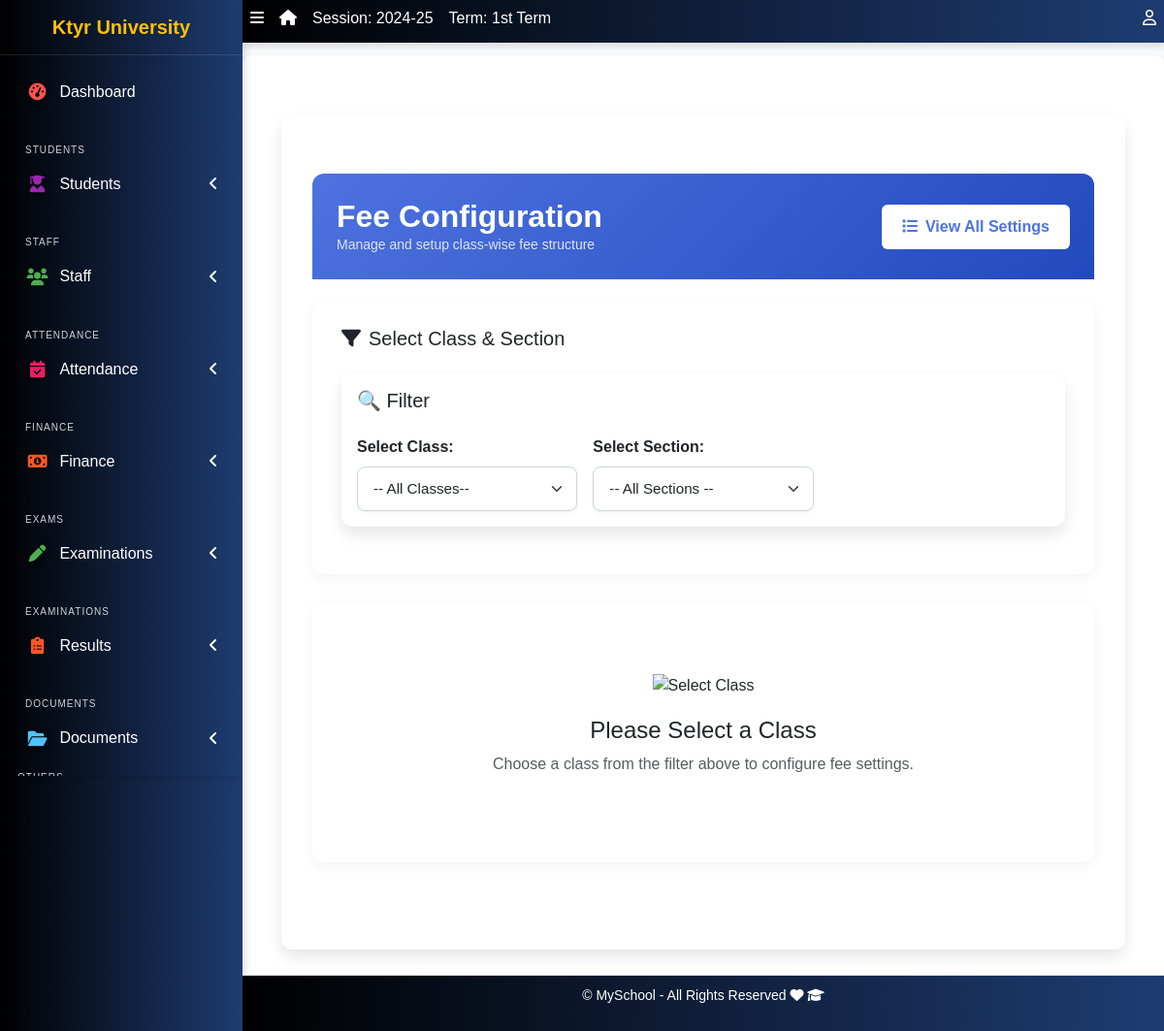
Page /fees/settings/ on the committed database.
### apps/corecode/models.py (models this page shows, shortened)
class AcademicSession(models.Model):
    name = models.CharField(max_length=200, unique=True)
    current = models.BooleanField(default=True)
    class Meta:
        ordering = ["-name"]

class AcademicTerm(models.Model):
    name = models.CharField(max_length=20, unique=True)
    current = models.BooleanField(default=True)
    class Meta:
        ordering = ["name"]

class CollegeProfile(models.Model):
    college_name = models.CharField(max_length=255)
    college_address = models.TextField()
    college_email = models.EmailField()
    college_phone = models.CharField(max_length=15)
    college_logo = models.ImageField(upload_to='college_logos/', blank=True, null=True)
    established_year = models.PositiveIntegerField()
    principal_name = models.CharField(max_length=255)
    college_type = models.CharField(max_length=50, choices=[
        ('Government', 'Government'),
        ('Private', 'Private'),
        ('Semi-Government', 'Semi-Government'),
    ])
    admin_email = models.EmailField()
    admin_contact = models.CharField(max_length=15)
    facebook_link = models.URLField(blank=True, null=True)
    twitter_link = models.URLField(blank=True, null=True)
    linkedin_link = models.URLField(blank=True, null=True)

### apps/corecode/views.py (the view, shortened to what this page needs)
# urls.py: path("fees/settings/", views.fee_settings, name="fee_settings"),
def fee_settings(request):
    selected_class_id = request.GET.get('class_name')
    selected_section = request.GET.get('section', '')
    filter_form = ClassSectionFilterForm(request.GET)
    context = {
        'filter_form': filter_form,
        'selected_class': None,
        'selected_section': selected_section,
        'existing_fees': None
    }
    return render(request, 'corecode/fee_settings.html', context)

### apps/corecode/templates/corecode/fee_settings.html (shortened to what this page needs)
{% extends "base.html" %}
{% load static %}
{% block content %}
<head>
</head>
<div class="fee-settings-container">
    <div class="container">
        <div class="card-header-custom mb-4">
            <div>
                <h2>Fee Configuration</h2>
                <p>Manage and setup class-wise fee structure</p>
            </div>
            <a href="{% url 'fee_settings_list' %}" class="btn btn-view">
                <i class="fas fa-list me-2"></i>View All Settings
            </a>
        </div>
        <div class="card-custom">
            <h5 class="mb-3"><i class="fas fa-filter me-2"></i>Select Class & Section</h5>
            {% include 'includes/class_section_filter.html' with filter_form=filter_form show_search=False %}
        </div>
        <div class="card-custom">
            {% if selected_class %}
            <form method="post" action="" id="feeSettingsForm">
                {% csrf_token %}
                <input type="hidden" name="class_id" id="selectedClassId" value="{{ selected_class.id }}">
                <input type="hidden" name="section" id="selectedSection" value="{{ selected_section|default:'' }}">
                <div class="row mb-4">
                    <div class="col-md-6">
                        <label for="frequency" class="form-label">Fee Frequency</label>
                        <select class="form-select" id="frequency" name="frequency" required>
                            <option value="">Select Frequency...</option>
                            <option value="Monthly" {% if fee_settings.frequency == 'Monthly' %}selected{% endif %}>Monthly</option>
                            <option value="Quarterly" {% if fee_settings.frequency == 'Quarterly' %}selected{% endif %}>Quarterly</option>
                            <option value="Half-Yearly" {% if fee_settings.frequency == 'Half-Yearly' %}selected{% endif %}>Half-Yearly</option>
                            <option value="Annually" {% if fee_settings.frequency == 'Annually' %}selected{% endif %}>Annually</option>
                        </select>
                    </div>
                    <div class="col-md-6">
                        <label for="due_date" class="form-label">Due Date</label>
                        <input type="date" class="form-control" id="due_date" name="due_date" value="{{ fee_settings.due_date|date:'Y-m-d' }}" required>
                    </div>
                </div>
                <div class="table-responsive">
                    <table class="table table-bordered table-hover" id="feeTable">
                        <thead>
                            <tr>
                                <th>Fee Type</th>
                                <th>Amount (₹)</th>
                                <th>Late Fee (₹)</th>
                                <th>Discount (%)</th>
                                <th>Action</th>
                            </tr>
                        </thead>
                        <tbody>
                            {% if existing_fees %}
                                {% for fee in existing_fees %}
                                <tr class="fee-row">
                                    <td><input type="text" class="form-control" name="fee_type[]" value="{{ fee.fee_type }}" required></td>
                                    <td><input type="number" class="form-control amount" name="amount[]" value="{{ fee.amount }}" required></td>
                                    <td><input type="number" class="form-control" name="late_fee[]" value="{{ fee.late_fee }}"></td>
                                    <td><input type="number" class="form-control discount" name="discount[]" value="{{ fee.discount }}"></td>
                                    <td><button type="button" class="btn-remove-fee"><i class="fas fa-trash"></i></button></td>
                                </tr>
                                {% endfor %}
                            {% else %}
                                <tr class="fee-row">
                                    <td><input type="text" class="form-control" name="fee_type[]" placeholder="e.g., Tuition Fee" required></td>
                                    <td><input type="number" class="form-control amount" name="amount[]" required></td>
                                    <td><input type="number" class="form-control" name="late_fee[]"></td>
                                    <td><input type="number" class="form-control discount" name="discount[]"></td>
                                    <td><button type="button" class="btn-remove-fee"><i class="fas fa-trash"></i></button></td>
                                </tr>
                            {% endif %}
                        </tbody>
                    </table>
                </div>
                <button type="button" class="btn btn-add-fee mt-3" id="add-fee">
                    <i class="fas fa-plus me-2"></i>Add More Fee
                </button>
                <div class="total-amount mt-4">
                    <div class="row align-items-center">
                        <div class="col">
                            <h4 class="mb-0">Total Fees</h4>
                            <small class="text-muted">Including all discounts</small>
                        </div>
                        <div class="col-auto">
                            <h3 class="mb-0">₹<span id="total-amount">0</span></h3>
                        </div>
                    </div>
                </div>
                <div class="text-end">
                    <button type="submit" class="save-btn"><i class="fas fa-save me-2"></i>Save Fee Settings</button>
                </div>
            </form>
            {% else %}
            <div class="text-center py-5">
                <img src="{% static 'img/select-class.svg' %}" alt="Select Class" style="width: 200px; margin-bottom: 20px;">
                <h4>Please Select a Class</h4>
                <p class="text-muted">Choose a class from the filter above to configure fee settings.</p>
            </div>
            {% endif %}
        </div>
    </div>
</div>
{% endblock %}

### templates/base.html (shortened to what this page needs)
{% load static %}
<!DOCTYPE html>
<html lang="en">
<head>
  <link rel="stylesheet" href="{% static 'dist/css/preload.css' %}">
  <link rel="stylesheet" href="{% static 'plugins/fontawesome-free/css/all.min.css' %}">
  <link rel="stylesheet" href="{% static 'plugins/toastr/toastr.min.css' %}">
<link rel="stylesheet" href="https://cdn.jsdelivr.net/npm/bootstrap-icons/font/bootstrap-icons.css">
    <link rel="stylesheet" href="https://cdnjs.cloudflare.com/ajax/libs/font-awesome/6.5.0/css/all.min.css">
  <link rel="stylesheet"
    href="{% static 'plugins/overlayScrollbars/css/OverlayScrollbars.min.css' %}">
  <link rel="stylesheet" href="{% static 'plugins/Datatables/datatables.min.css' %}" />
  <link rel="stylesheet" href="{% static 'dist/css/adminlte.min.css' %}">
  <link rel="stylesheet" href="https://cdnjs.cloudflare.com/ajax/libs/font-awesome/6.0.0-beta3/css/all.min.css">
  <link rel="stylesheet" href="https://cdn.jsdelivr.net/npm/bootstrap@5.3.0/dist/css/bootstrap.min.css">
  <link rel="stylesheet" href="{% static 'dist/css/style.css' %}">
  <link rel="stylesheet" href="{% static 'dist/css/sidebar-fix.css' %}">
</head>
<body class="hold-transition sidebar-mini layout-fixed layout-navbar-fixed layout-footer-fixed">
  <div class="wrapper">
    <nav class="main-header navbar navbar-expand navbar-dark">
      <ul class="navbar-nav">
        <li class="nav-item">
          <a class="nav-link" data-widget="pushmenu" href="#" role="button"><i
              class="fas fa-bars"></i></a>
        </li>
        <li class="nav-item d-none d-sm-inline-block">
          <a href="{% url 'home' %} " class="nav-link"><i class="fa fa-home"></i></a>
        </li>
        <li class="nav-item d-none d-sm-inline-block">
          <a href="{% url 'current-session' %}" class="nav-link">Session: {{ current_session }}</a>
        </li>
        <li class="nav-item d-none d-sm-inline-block">
          <a href="{% url 'current-session' %}" class="nav-link">Term: {{ current_term }}</a>
        </li>
      </ul>
      <ul class="navbar-nav ml-auto">
        <li class="nav-item dropdown">
          <a class="nav-link" data-toggle="dropdown" href="#">
            <i class="far fa-user"></i>
          </a>
        </li>
      </ul>
    </nav>
    <aside class="main-sidebar sidebar-dark-primary">
      <a href="{% url 'home' %}" class="brand-link">{{ profile.college_name | default:"MySchool" }}</a>
<div class="sidebar">
  <nav class="mt-2">
      <ul class="nav nav-pills nav-sidebar flex-column" data-widget="treeview" role="menu" data-accordion="false">
          <li class="nav-item">
              <a href="{% url 'home' %}" class="nav-link {% if request.resolver_match.url_name == 'home' %}active{% endif %}">
                  <i class="nav-icon fas fa-tachometer-alt" style="color: #ff5733; text-shadow: 2px 2px 5px rgba(0, 0, 0, 0.3);"></i>
                  <p>Dashboard</p>
              </a>
          </li>
          <li class="nav-header">Students</li>
          <li class="nav-item has-treeview  {% if request.resolver_match.url_name in 'student-list student-create student-details  ' %}menu-open{% endif %}">
              <a href="#" class="nav-link  " >
                  <i class="nav-icon fas fa-user-graduate" style="color: #3399ff; text-shadow: 2px 2px 5px rgba(0, 0, 0, 0.3);"></i>
                  <p>Students<i class="fas fa-angle-left right"></i></p>
              </a>
          </li>
          <li class="nav-header">Staff</li>
          <li class="nav-item has-treeview  {% if request.resolver_match.url_name in 'staff-list non-teaching-staffs-list' %}menu-open{% endif %}">
              <a href="#" class="nav-link">
                  <i class="nav-icon fas fa-users" style="color: #9933ff;"></i>
                  <p>Staff<i class="fas fa-angle-left right"></i></p>
              </a>
          </li>
          <li class="nav-header">Attendance</li>
            <li class="nav-item has-treeview {% if request.resolver_match.url_name in 'attendance_list' %}menu-open{% endif %}">
                <a href="#" class="nav-link">
                    <i class="nav-icon fas fa-calendar-check" style="color: #ffcc00; text-shadow: 2px 2px 5px rgba(0, 0, 0, 0.3);"></i>
                    <p>Attendance<i class="fas fa-angle-left right"></i></p>
                </a>
            </li>
          <li class="nav-header">Finance</li>
          <li class="nav-item has-treeview {% if request.resolver_match.url_name in 'invoice-list' %}menu-open{% endif %}">
              <a href="#" class="nav-link">
                  <i class="nav-icon fas fa-money-bill-alt" style="color: #66ccff;"></i>
                  <p>
                      Finance
                      <i class="fas fa-angle-left right"></i>
                  </p>
              </a>
          </li>
          <li class="nav-header">Exams</li>
          <li class="nav-item has-treeview">
              <a href="#" class="nav-link">
                  <i class="nav-icon fas fa-pen" style="color: #ff6600; text-shadow: 2px 2px 5px rgba(0, 0, 0, 0.3);"></i>
                  <p>Examinations<i class="fas fa-angle-left right"></i></p>
              </a>
          </li>
          <li class="nav-header">Examinations</li>
          <li class="nav-item has-treeview">
              <a href="#" class="nav-link">
                  <i class="nav-icon fas fa-clipboard-list" style="color: #ff5050;"></i>
                  <p>Results<i class="fas fa-angle-left right"></i></p>
              </a>
          </li>
          <li class="nav-header">Documents</li>
          <li class="nav-item has-treeview">
              <a href="#" class="nav-link">
                  <i class="nav-icon fas fa-folder-open" style="color: #9933ff; text-shadow: 2px 2px 5px rgba(0, 0, 0, 0.3);"></i>
                  <p>Documents<i class="fas fa-angle-left right"></i></p>
              </a>
          </li>
          <ul class="nav nav-pills nav-sidebar flex-column" data-widget="treeview" role="menu" data-accordion="false">
            <li class="nav-header">Others</li>
        </ul>
      </ul>
  </nav>
</div>
    </aside>
    <div class="content-wrapper">
      <section class="content-header">
        <div class="container-fluid">
          <div class="row mb-1">
            <div class="col-sm-8">
            </div>
            <div class="col-sm-4">
            </div>
          </div>
        </div>
      </section>
      <section class="content" >
        <div class="container-fluid">
          <div class="row">
            <div class="col-md-12">
              {% block fullcard %}
              <div class="card">
                <div class="card-body">
                  <div class="row">
                    <div class="col">
                      {% block content %}
                      {% endblock content %}
                    </div>
                  </div>
                </div>
              </div>
              {% endblock fullcard %}
            </div>
          </div>
        </div>
      </section>
    </div>
    <footer class="main-footer">
      <p>&copy; {{ site_config.schoolname | default:"MySchool" }} - All Rights Reserved
      <i class="fas fa-heart"></i>
      <i class="fas fa-graduation-cap"></i></p>
    </footer>
  </div>
</body>
</html>

### rows in the picture
AcademicSession: name "2024-25"
AcademicTerm: name "1st Term"
CollegeProfile: college_name "Ktyr University"

### other values in the picture
{{ filter_form.class_name.label_tag }} "Select Class:"
{{ filter_form.section.label_tag }} "Select Section:"
{{ site_config.schoolname | default:"MySchool" }} "MySchool"
